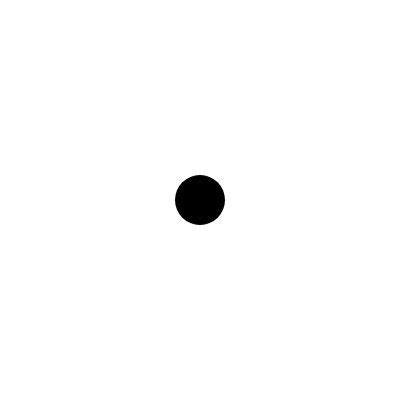
Frame 1 (no input)
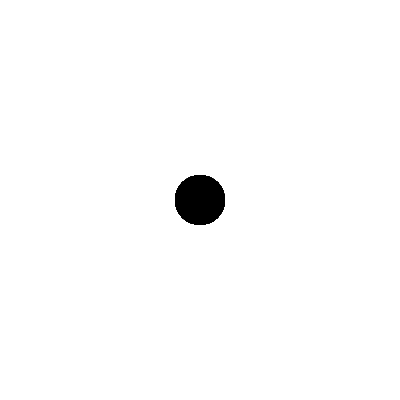
Frame 60 (no input)
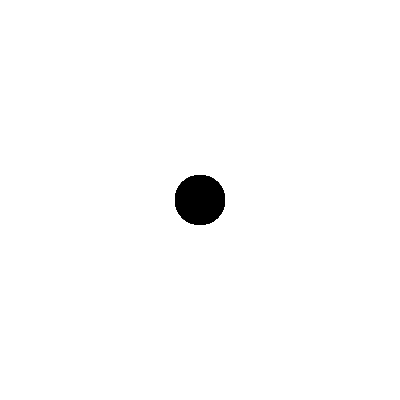
Frame 120 (the mouse pressed at the canvas centre since frame 60)

The p5.js sketch that drew these frames (run headless with seeded random() and noise() and a simulated clock; from frame 60 on, the mouse is pressed at the canvas centre):

// p5.js sketch
// ── sketch.js
var x = 200;
var y = 200;
var redness = 0;
var greenness = 0
var blueness = 0;


function setup() {
  createCanvas(400, 400);
}

function draw() {

  fill(redness, greenness, blueness);
  noStroke();
  ellipse(x, y, 50, 50);

  if (keyIsPressed === true && keyCode === RIGHT_ARROW) {
    x += 3;
  }
  if (keyIsPressed === true && keyCode === LEFT_ARROW) {
    x -= 3;
  }

  if (keyIsPressed === true && keyCode === DOWN_ARROW) {
    y += 3;
  }
  if (keyIsPressed === true && keyCode === UP_ARROW) {
    y -= 3;
  }
   if (keyIsPressed === true && keyCode === 82) {
   redness += 3;
}
    if (keyIsPressed === true && keyCode === 71) {
   greenness += 3;
    }
        if (keyIsPressed === true && keyCode === 65) {
blueness += 3;
} 
}
